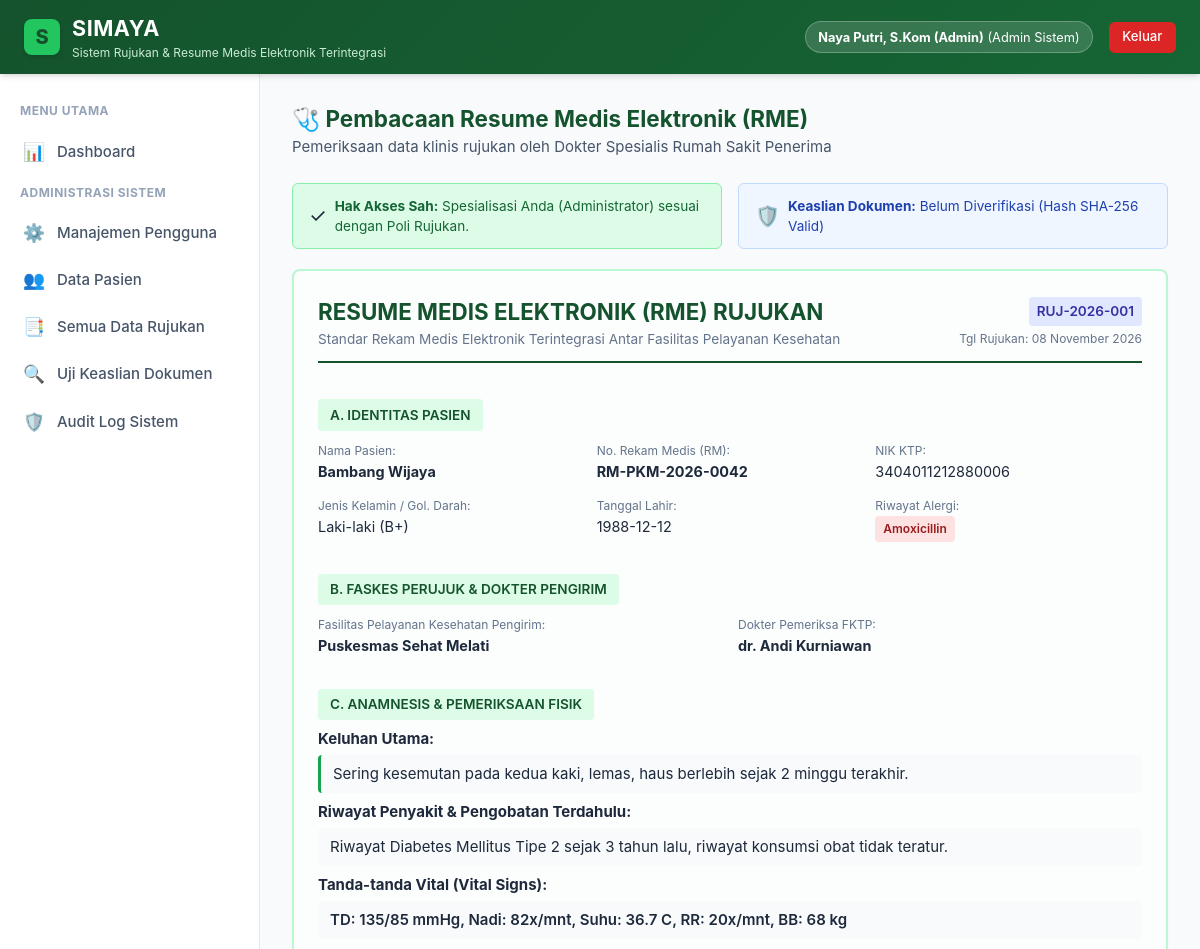
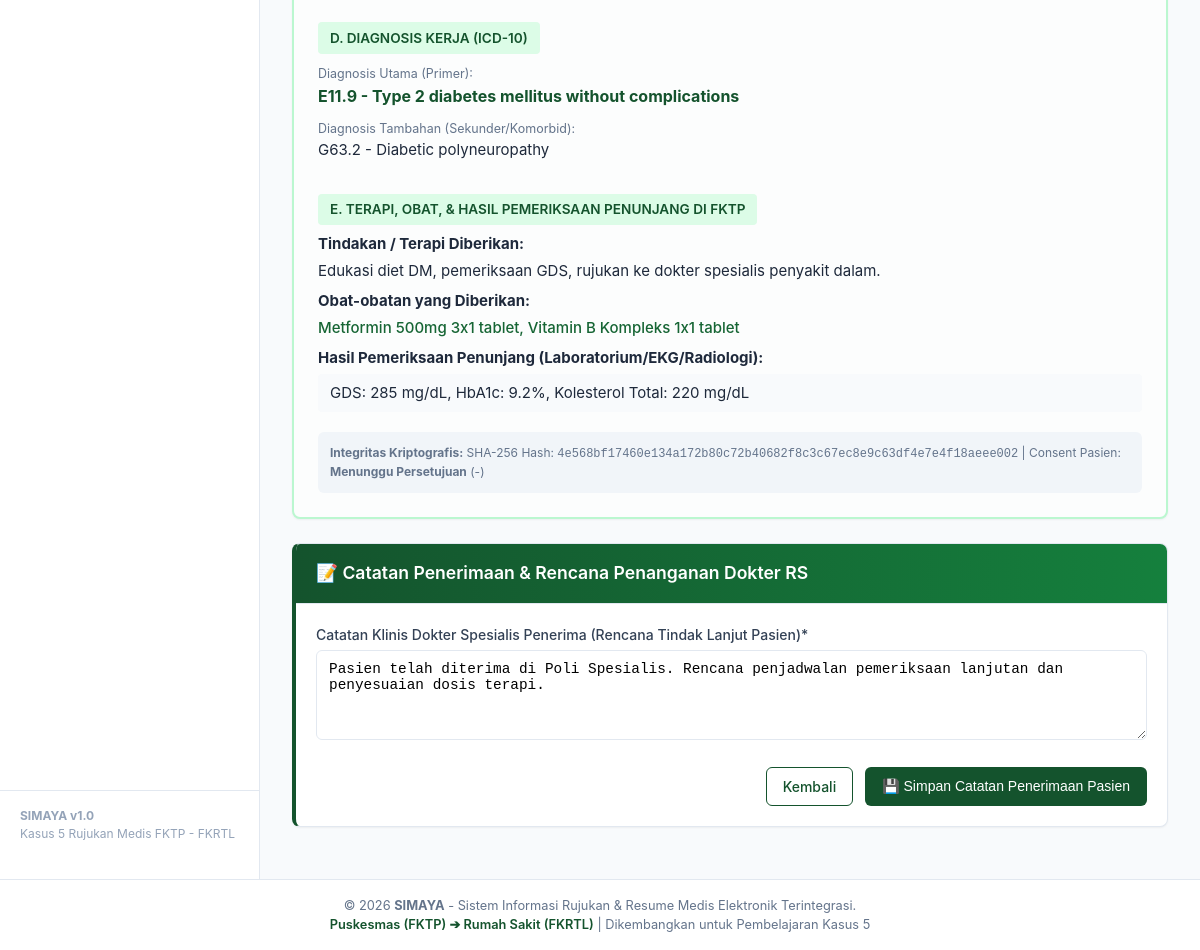
The page /baca_rme.php?id=1 (signed in) on the database its author committed (2 pictures, top to bottom).
### tables this page shows
CREATE TABLE rujukan (
        id INTEGER PRIMARY KEY AUTOINCREMENT,
        no_rujukan TEXT UNIQUE NOT NULL,
        pasien_id INTEGER NOT NULL,
        faskes_asal TEXT NOT NULL,
        faskes_tujuan TEXT NOT NULL,
        poli_tujuan TEXT NOT NULL,
        dokter_pengirim_id INTEGER NOT NULL,
        dokter_penerima_id INTEGER NULL,
        tgl_rujukan DATETIME DEFAULT CURRENT_TIMESTAMP,
        alasan_rujukan TEXT NOT NULL,
        
        -- Bagian Resume Medis Elektronik (RME)
        keluhan_utama TEXT NOT NULL,
        riwayat_penyakit TEXT NOT NULL,
        tanda_vital TEXT NOT NULL, -- Tekanan Darah, Nadi, Suhu, RR
        diagnosis_primer TEXT NOT NULL, -- Kode ICD-10 & Nama
        diagnosis_sekunder TEXT DEFAULT '-',
        tindakan_terapi TEXT NOT NULL,
        obat_diberikan TEXT NOT NULL,
        hasil_penunjang TEXT DEFAULT '-',
        
        -- Keamanan, Persetujuan (Consent), & Verifikasi Keaslian
        digital_hash TEXT NOT NULL, -- Hash SHA-256 integritas data RME
        status_consent TEXT DEFAULT 'Menunggu Persetujuan', -- Menunggu Persetujuan, Disetujui, Ditolak
        tgl_consent DATETIME NULL,
        catatan_consent TEXT NULL,
        
        status_verifikasi TEXT DEFAULT 'Belum Diverifikasi', -- Belum Diverifikasi, Asli & Terverifikasi, Tidak Valid
        tgl_verifikasi DATETIME NULL,
        petugas_verifikasi TEXT NULL,
        
        status_rujukan TEXT DEFAULT 'Menunggu Persetujuan Pasien', -- Menunggu Persetujuan Pasien, Terkirim ke RS, Terverifikasi RS, Selesai Diperiksa
        catatan_dokter_rs TEXT NULL,
        
        FOREIGN KEY (pasien_id) REFERENCES pasien(id),
        FOREIGN KEY (dokter_pengirim_id) REFERENCES users(id),
        FOREIGN KEY (dokter_penerima_id) REFERENCES users(id)
    );

CREATE TABLE pasien (
        id INTEGER PRIMARY KEY AUTOINCREMENT,
        user_id INTEGER NULL,
        no_rm TEXT UNIQUE NOT NULL,
        nik TEXT UNIQUE NOT NULL,
        nama_pasien TEXT NOT NULL,
        tgl_lahir DATE NOT NULL,
        jenis_kelamin TEXT NOT NULL, -- L / P
        alamat TEXT NOT NULL,
        no_hp TEXT NOT NULL,
        golongan_darah TEXT DEFAULT '-',
        alergi TEXT DEFAULT 'Tidak Ada',
        created_at DATETIME DEFAULT CURRENT_TIMESTAMP,
        FOREIGN KEY (user_id) REFERENCES users(id)
    );

CREATE TABLE users (
        id INTEGER PRIMARY KEY AUTOINCREMENT,
        username TEXT UNIQUE NOT NULL,
        password TEXT NOT NULL,
        nama_lengkap TEXT NOT NULL,
        role TEXT NOT NULL, -- admin, petugas_rm, dokter_pengirim, dokter_penerima, pasien, security
        faskes_asal TEXT NOT NULL,
        spesialisasi TEXT DEFAULT '-',
        nik TEXT DEFAULT '-',
        no_hp TEXT DEFAULT '-',
        created_at DATETIME DEFAULT CURRENT_TIMESTAMP
    );

### baca_rme.php (the view, shortened to what this page needs)
<?php
$pdo = require_once __DIR__ . '/config/database.php';
$user = $_SESSION['user'];
$id = intval($_GET['id'] ?? 0);
$stmt = $pdo->prepare("
    SELECT r.*, p.nama_pasien, p.no_rm, p.nik, p.tgl_lahir, p.jenis_kelamin, p.golongan_darah, p.alergi,
           u.nama_lengkap as nama_dokter_pengirim
    FROM rujukan r
    JOIN pasien p ON r.pasien_id = p.id
    JOIN users u ON r.dokter_pengirim_id = u.id
    WHERE r.id = ?
");
$stmt->execute([$id]);
$rujukan = $stmt->fetch();
$has_access = false;
$access_reason = '';
if ($user['role'] === 'admin') {
    $has_access = true;
}
include __DIR__ . '/includes/header.php';
?>
<div style="margin-bottom: 1.5rem;">
    <h2 style="color: var(--hijau-tua); margin: 0;">🩺 Pembacaan Resume Medis Elektronik (RME)</h2>
    <p style="color: var(--abu-text); margin: 0;">Pemeriksaan data klinis rujukan oleh Dokter Spesialis Rumah Sakit Penerima</p>
</div>
<?php if (!$has_access): ?>
    <div class="card" style="border: 2px solid #F87171;">
        <div class="card-header" style="background: #FEE2E2; color: #991B1B;">
            <h3 class="card-title">🚫 Akses Rekam Medis Ditolak (Security Access Control)</h3>
        </div>
        <div class="card-body" style="padding: 2rem; text-align: center;">
            <div style="font-size: 3rem;">🛑</div>
            <h3 style="color: #991B1B; margin-top: 0.5rem;">Anda Tidak Memiliki Hak Akses ke Resume Medis Ini!</h3>
            <p style="color: #475569; max-width: 600px; margin: 1rem auto; line-height: 1.6;">
                <?= $access_reason ?>
            </p>
            <div class="alert alert-warning" style="max-width: 650px; margin: 1.5rem auto; text-align: left;">
                <span>⚠️</span>
                <div>
                    <strong>Pencatatan Audit Trail:</strong> Percobaan akses tanpa wewenang ini telah dicatat secara permanen di dalam sistem <strong>Audit Log SIMAYA</strong> untuk keperluan audit keamanan siber dan pematuhan hukum rekam medis.
                </div>
            </div>
            <div style="margin-top: 1.5rem;">
                <a href="rujukan_daftar.php" class="btn btn-primary">Kembali ke Daftar Rujukan</a>
            </div>
        </div>
    </div>
<?php else: ?>
    <div style="display: flex; gap: 1rem; margin-bottom: 1.25rem; flex-wrap: wrap;">
        <div style="flex: 1; background: #DCFCE7; border: 1px solid #86EFAC; padding: 0.75rem 1rem; border-radius: 6px; display: flex; align-items: center; gap: 0.5rem;">
            <span style="font-size: 1.25rem;">✓</span>
            <div style="font-size: 0.85rem; color: #166534;">
                <strong>Hak Akses Sah:</strong> Spesialisasi Anda (<?= htmlspecialchars($user['spesialisasi']) ?>) sesuai dengan Poli Rujukan.
            </div>
        </div>
        <div style="flex: 1; background: #EFF6FF; border: 1px solid #BFDBFE; padding: 0.75rem 1rem; border-radius: 6px; display: flex; align-items: center; gap: 0.5rem;">
            <span style="font-size: 1.25rem;">🛡️</span>
            <div style="font-size: 0.85rem; color: #1E40AF;">
                <strong>Keaslian Dokumen:</strong> <?= htmlspecialchars($rujukan['status_verifikasi']) ?> (Hash SHA-256 Valid)
            </div>
        </div>
    </div>
    <div class="rme-container card">
        <div class="rme-header">
            <div>
                <h2 style="color: var(--hijau-tua); margin: 0; font-size: 1.4rem;">RESUME MEDIS ELEKTRONIK (RME) RUJUKAN</h2>
                <p style="margin: 0; color: #64748B; font-size: 0.85rem;">Standar Rekam Medis Elektronik Terintegrasi Antar Fasilitas Pelayanan Kesehatan</p>
            </div>
            <div style="text-align: right;">
                <span class="badge badge-info" style="font-size: 0.85rem;"><?= htmlspecialchars($rujukan['no_rujukan']) ?></span>
                <div style="font-size: 0.75rem; color: #64748B; margin-top: 4px;">Tgl Rujukan: <?= date('d F Y', strtotime($rujukan['tgl_rujukan'])) ?></div>
            </div>
        </div>
        <span class="rme-section-title">A. IDENTITAS PASIEN</span>
        <div style="display: grid; grid-template-columns: repeat(auto-fit, minmax(200px, 1fr)); gap: 0.75rem; margin-bottom: 1rem; font-size: 0.9rem;">
            <div><small style="color: #64748B;">Nama Pasien:</small><br><strong><?= htmlspecialchars($rujukan['nama_pasien']) ?></strong></div>
            <div><small style="color: #64748B;">No. Rekam Medis (RM):</small><br><strong><?= htmlspecialchars($rujukan['no_rm']) ?></strong></div>
            <div><small style="color: #64748B;">NIK KTP:</small><br><?= htmlspecialchars($rujukan['nik']) ?></div>
            <div><small style="color: #64748B;">Jenis Kelamin / Gol. Darah:</small><br><?= $rujukan['jenis_kelamin'] === 'L' ? 'Laki-laki' : 'Perempuan' ?> (<?= htmlspecialchars($rujukan['golongan_darah']) ?>)</div>
            <div><small style="color: #64748B;">Tanggal Lahir:</small><br><?= htmlspecialchars($rujukan['tgl_lahir']) ?></div>
            <div><small style="color: #64748B;">Riwayat Alergi:</small><br><span class="badge badge-danger"><?= htmlspecialchars($rujukan['alergi']) ?></span></div>
        </div>
        <span class="rme-section-title">B. FASKES PERUJUK & DOKTER PENGIRIM</span>
        <div style="display: grid; grid-template-columns: 1fr 1fr; gap: 1rem; margin-bottom: 1rem; font-size: 0.9rem;">
            <div><small style="color: #64748B;">Fasilitas Pelayanan Kesehatan Pengirim:</small><br><strong><?= htmlspecialchars($rujukan['faskes_asal']) ?></strong></div>
            <div><small style="color: #64748B;">Dokter Pemeriksa FKTP:</small><br><strong><?= htmlspecialchars($rujukan['nama_dokter_pengirim']) ?></strong></div>
        </div>
        <span class="rme-section-title">C. ANAMNESIS & PEMERIKSAAN FISIK</span>
        <div style="margin-bottom: 1rem;">
            <div style="margin-bottom: 0.5rem;">
                <strong>Keluhan Utama:</strong>
                <p style="margin: 0.25rem 0; background: #F8FAFC; padding: 0.5rem 0.75rem; border-radius: 4px; border-left: 3px solid var(--hijau-sedang);"><?= nl2br(htmlspecialchars($rujukan['keluhan_utama'])) ?></p>
            </div>
            <div style="margin-bottom: 0.5rem;">
                <strong>Riwayat Penyakit & Pengobatan Terdahulu:</strong>
                <p style="margin: 0.25rem 0; background: #F8FAFC; padding: 0.5rem 0.75rem; border-radius: 4px;"><?= nl2br(htmlspecialchars($rujukan['riwayat_penyakit'])) ?></p>
            </div>
            <div>
                <strong>Tanda-tanda Vital (Vital Signs):</strong>
                <p style="margin: 0.25rem 0; background: #F8FAFC; padding: 0.5rem 0.75rem; border-radius: 4px; font-weight: 600; color: #1E293B;"><?= htmlspecialchars($rujukan['tanda_vital']) ?></p>
            </div>
        </div>
        <span class="rme-section-title">D. DIAGNOSIS KERJA (ICD-10)</span>
        <div style="margin-bottom: 1rem;">
            <div style="margin-bottom: 0.5rem;">
                <small style="color: #64748B;">Diagnosis Utama (Primer):</small><br>
                <strong style="color: var(--hijau-tua); font-size: 1rem;"><?= htmlspecialchars($rujukan['diagnosis_primer']) ?></strong>
            </div>
            <div>
                <small style="color: #64748B;">Diagnosis Tambahan (Sekunder/Komorbid):</small><br>
                <span><?= htmlspecialchars($rujukan['diagnosis_sekunder']) ?></span>
            </div>
        </div>
        <span class="rme-section-title">E. TERAPI, OBAT, & HASIL PEMERIKSAAN PENUNJANG DI FKTP</span>
        <div style="margin-bottom: 1.25rem;">
            <div style="margin-bottom: 0.5rem;">
                <strong>Tindakan / Terapi Diberikan:</strong>
                <p style="margin: 0.25rem 0;"><?= nl2br(htmlspecialchars($rujukan['tindakan_terapi'])) ?></p>
            </div>
            <div style="margin-bottom: 0.5rem;">
                <strong>Obat-obatan yang Diberikan:</strong>
                <p style="margin: 0.25rem 0; color: #166534; font-weight: 500;"><?= nl2br(htmlspecialchars($rujukan['obat_diberikan'])) ?></p>
            </div>
            <div>
                <strong>Hasil Pemeriksaan Penunjang (Laboratorium/EKG/Radiologi):</strong>
                <p style="margin: 0.25rem 0; background: #F8FAFC; padding: 0.5rem 0.75rem; border-radius: 4px;"><?= nl2br(htmlspecialchars($rujukan['hasil_penunjang'])) ?></p>
            </div>
        </div>
        <div style="background: #F1F5F9; border-radius: 6px; padding: 0.75rem; font-size: 0.75rem; color: #64748B;">
            <strong>Integritas Kriptografis:</strong> SHA-256 Hash: <code><?= htmlspecialchars($rujukan['digital_hash']) ?></code> |
            Consent Pasien: <strong><?= htmlspecialchars($rujukan['status_consent']) ?></strong> (<?= htmlspecialchars($rujukan['tgl_consent'] ?? '-') ?>)
        </div>
    </div>
    <div class="card" style="margin-top: 1.5rem; border-left: 4px solid var(--hijau-tua);">
        <div class="card-header header-green">
            <h3 class="card-title">📝 Catatan Penerimaan & Rencana Penanganan Dokter RS</h3>
        </div>
        <div class="card-body">
            <form method="POST" action="baca_rme.php?id=<?= $rujukan['id'] ?>">
                <div class="form-group">
                    <label>Catatan Klinis Dokter Spesialis Penerima (Rencana Tindak Lanjut Pasien)*</label>
                    <textarea name="catatan_dokter_rs" class="form-control" placeholder="Masukkan instruksi medis, rencana rawat inap/jalan, pemeriksaan penunjang lanjutan yang diperintahkan..." required><?= htmlspecialchars($rujukan['catatan_dokter_rs'] ?? 'Pasien telah diterima di Poli Spesialis. Rencana penjadwalan pemeriksaan lanjutan dan penyesuaian dosis terapi.') ?></textarea>
                </div>
                <div style="display: flex; justify-content: flex-end; gap: 0.75rem;">
                    <a href="rujukan_detail.php?id=<?= $rujukan['id'] ?>" class="btn btn-outline">Kembali</a>
                    <button type="submit" class="btn btn-primary">
                        💾 Simpan Catatan Penerimaan Pasien
                    </button>
                </div>
            </form>
        </div>
    </div>
<?php endif; ?>
<?php include __DIR__ . '/includes/footer.php'; ?>

### assets/css/simaya.css (style rules this page uses)
:root { --hijau-tua: #14532D; --hijau-tua-hover: #0f3e22; --hijau-sedang: #16A34A; --hijau-muda: #22C55E; --hijau-pastel: #DCFCE7; --hijau-border: #BBF7D0; --putih: #FFFFFF; --abu-bg: #F8FAFC; --abu-text: #475569; --abu-border: #E2E8F0; --merah: #EF4444; --kuning: #F59E0B; --biru: #3B82F6; --shadow-sm: 0 1px 2px 0 rgb(0 0 0 / 0.05); --shadow-md: 0 4px 6px -1px rgb(0 0 0 / 0.1), 0 2px 4px -2px rgb(0 0 0 / 0.1); --radius: 8px; }
* { box-sizing: border-box; margin: 0; padding: 0; }
body { font-family: -apple-system, BlinkMacSystemFont, "Segoe UI", Roboto, "Helvetica Neue", Arial, sans-serif; background-color: var(--abu-bg); color: #1E293B; line-height: 1.5; font-size: 15px; }
a { color: var(--hijau-tua); text-decoration: none; }
.card { background: var(--putih); border-radius: var(--radius); border: 1px solid var(--abu-border); box-shadow: var(--shadow-sm); margin-bottom: 1.5rem; overflow: hidden; }
.card-header { background: var(--putih); border-bottom: 1px solid var(--abu-border); padding: 1rem 1.25rem; display: flex; justify-content: space-between; align-items: center; }
.card-header.header-green { background: linear-gradient(to right, var(--hijau-tua), #15803D); color: var(--putih); }
.card-title { font-size: 1.1rem; font-weight: 600; margin: 0; }
.card-body { padding: 1.25rem; }
.btn { display: inline-flex; align-items: center; gap: 0.5rem; padding: 0.5rem 1rem; font-size: 0.875rem; font-weight: 500; border-radius: 6px; border: 1px solid transparent; cursor: pointer; transition: all 0.2s ease; text-decoration: none; }
.btn-primary { background-color: var(--hijau-tua); color: var(--putih); }
.btn-outline { border-color: var(--hijau-tua); color: var(--hijau-tua); background: transparent; }
.badge { display: inline-block; padding: 0.25rem 0.5rem; font-size: 0.75rem; font-weight: 600; border-radius: 4px; }
.badge-danger { background: #FEE2E2; color: #991B1B; }
.badge-info { background: #E0E7FF; color: #3730A3; }
.form-group { margin-bottom: 1.25rem; }
.form-group label { display: block; font-weight: 500; font-size: 0.875rem; margin-bottom: 0.35rem; color: #334155; }
.form-control { width: 100%; padding: 0.6rem 0.75rem; border: 1px solid var(--abu-border); border-radius: 6px; font-size: 0.9rem; background: var(--putih); transition: border-color 0.15s ease-in-out; }
textarea.form-control { min-height: 90px; resize: vertical; }
.rme-container { border: 2px solid var(--hijau-border); border-radius: var(--radius); background: #FCFDFD; padding: 1.5rem; }
.rme-header { border-bottom: 2px solid var(--hijau-tua); padding-bottom: 0.75rem; margin-bottom: 1.25rem; display: flex; justify-content: space-between; align-items: center; }
.rme-section-title { background: var(--hijau-pastel); color: var(--hijau-tua); padding: 0.35rem 0.75rem; font-weight: 600; font-size: 0.85rem; border-radius: 4px; margin-top: 1rem; margin-bottom: 0.5rem; display: inline-block; }

### rows shown on the page
rujukan: status_verifikasi "Belum Diverifikasi", no_rujukan "RUJ-2026-001", tgl_rujukan "08 November 2026", pasien.nama_pasien "Bambang Wijaya", pasien.no_rm "RM-PKM-2026-0042", pasien.nik "3404011212880006", pasien.golongan_darah "B+", pasien.tgl_lahir "1988-12-12", pasien.alergi "Amoxicillin", faskes_asal "Puskesmas Sehat Melati", dokter_pengirim.nama_lengkap "dr. Andi Kurniawan", keluhan_utama "Sering kesemutan pada kedua kaki, lemas, haus berlebih sejak 2 minggu terakhir.", riwayat_penyakit "Riwayat Diabetes Mellitus Tipe 2 sejak 3 tahun lalu, riwayat konsumsi obat tidak teratur.", tanda_vital "TD: 135/85 mmHg, Nadi: 82x/mnt, Suhu: 36.7 C, RR: 20x/mnt, BB: 68 kg", diagnosis_primer "E11.9 - Type 2 diabetes mellitus without complications", diagnosis_sekunder "G63.2 - Diabetic polyneuropathy", tindakan_terapi "Edukasi diet DM, pemeriksaan GDS, rujukan ke dokter spesialis penyakit dalam.", obat_diberikan "Metformin 500mg 3x1 tablet, Vitamin B Kompleks 1x1 tablet", hasil_penunjang "GDS: 285 mg/dL, HbA1c: 9.2%, Kolesterol Total: 220 mg/dL", digital_hash "4e568bf17460e134a172b80c72b40682f8c3c67ec8e9c63df4e7e4f18aeee002", status_consent "Menunggu Persetujuan", tgl_consent "-", catatan_dokter_rs "Pasien telah diterima di Poli Spesialis. Rencana penjadwalan pemeriksaan lanjutan dan penyesuaian dosis terapi."

### other values the page prints
$user['nama_lengkap'] "Naya Putri, S.Kom (Admin)"
getRoleName($user['role']) "Admin Sistem"
$user['spesialisasi'] "Administrator"
